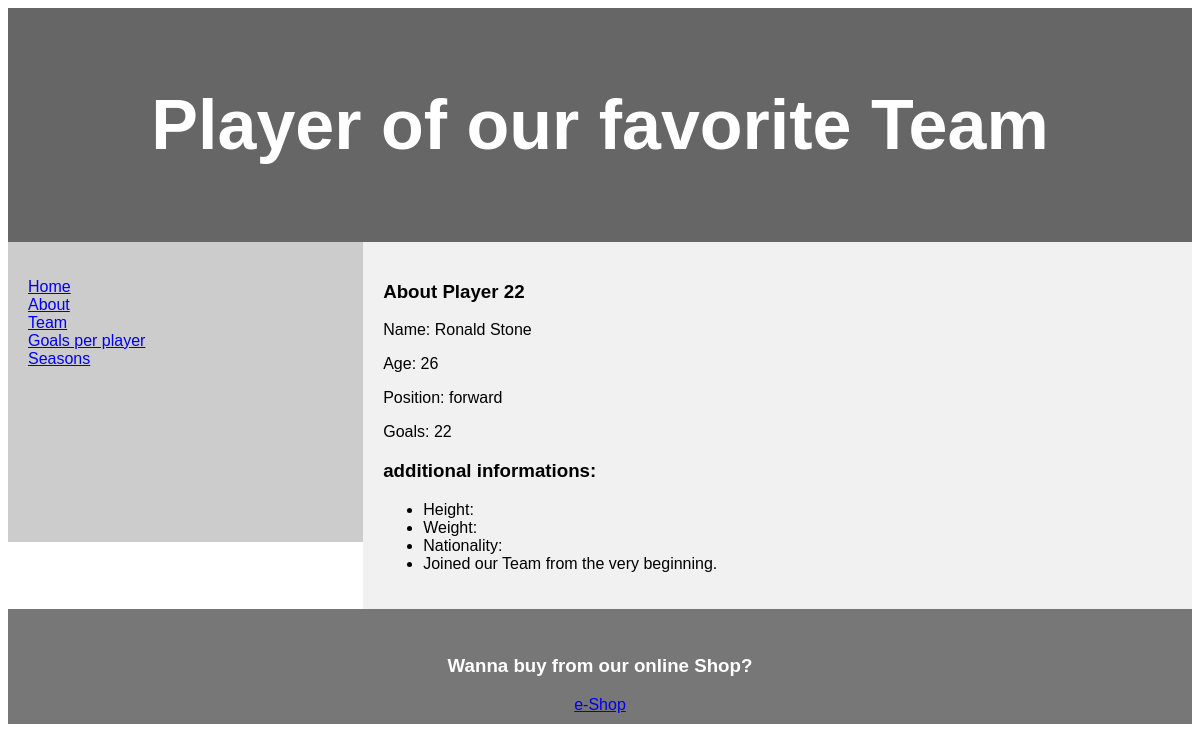
Before: /team/22/ with the older database file.
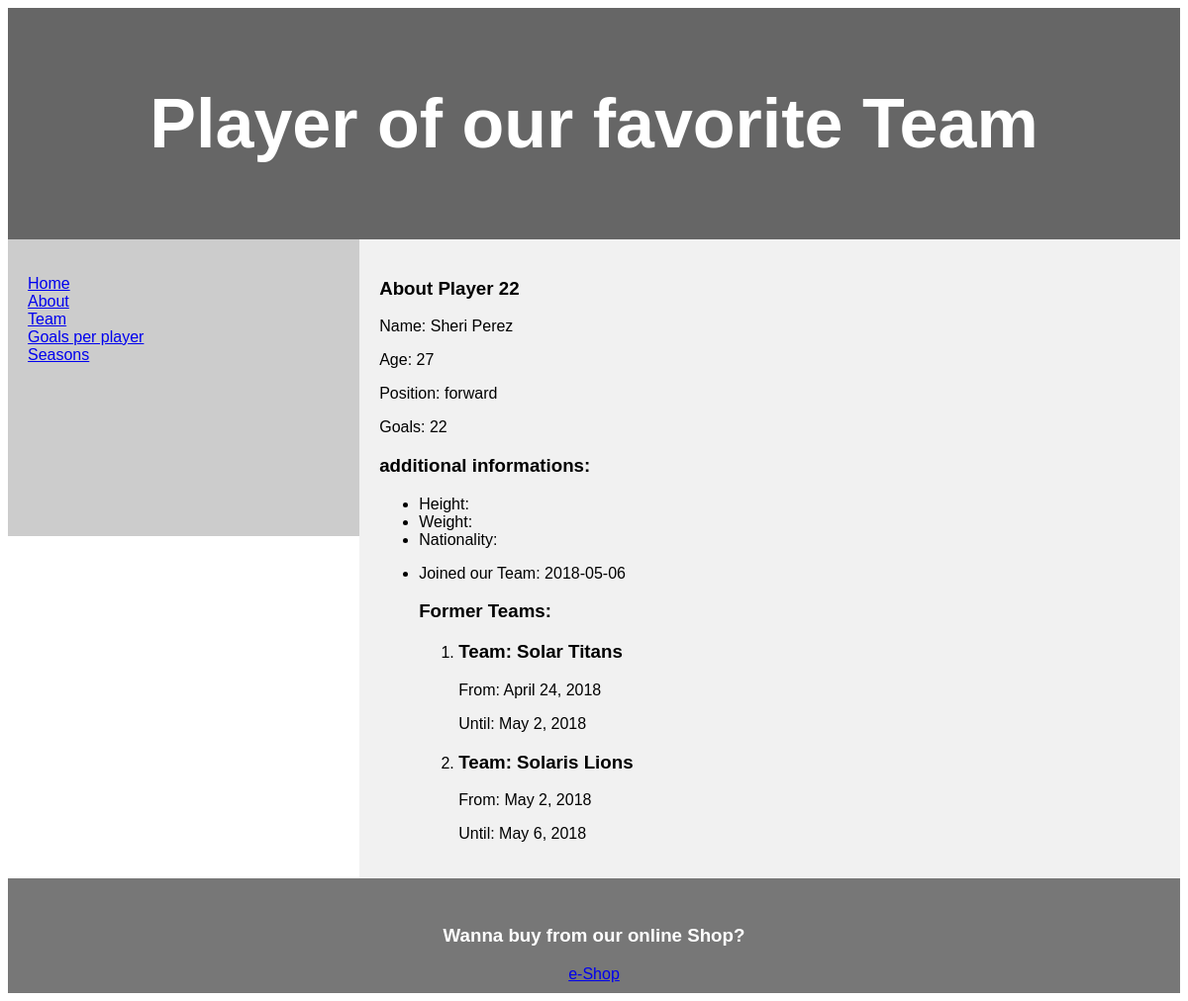
After: the same page with the newer database file.
### team/models.py (models this page shows, shortened)
class Player(models.Model):
    POSITIONS = [
        ("goalkeeper", "Goal Keeper"),
        ("forward", "Forward"),
        ("defense", "Midfielder"),
        ("striker", "Striker"),
        ("substitute", "Substitute")
    ]
    name = models.CharField(max_length=100)
    age = models.PositiveIntegerField()
    position = models.CharField(max_length=100, choices=POSITIONS)
    teams = models.ManyToManyField(Team, through="TeamReg")
    profile = models.OneToOneField(PlayerProfile, on_delete=models.CASCADE, null=True)

class TeamReg(models.Model):
    player = models.ForeignKey(Player, on_delete=models.CASCADE)
    team = models.ForeignKey(Team, on_delete=models.CASCADE)
    from_date = models.DateField()
    to_date = models.DateField()

class Team(models.Model):
    name = models.CharField(max_length=100)
    town = models.CharField(max_length=100)
    color = models.CharField(max_length=100)

### team/views.py (the view)
# urls.py: path("team/<int:player_id>/", PlayerPageView.as_view(), name="player_data"),
class PlayerPageView(TemplateView):
    template_name = "player.html"
    def get_context_data(self, player_id):
        player = Player.objects.get(id=player_id)
        context = {
            "player":player,
            "goals": GoalsScored.objects.filter(player=player).count(),
            "navs": mark_safe(top_links(reverse("player_data", args=[1]))),
            "foot": mark_safe(shop_link())
        }
        if player.teams.exists():
            context["teams"] = mark_safe(f"<p>Joined our Team: {player.teamreg_set.last().to_date}</p><h3>Former Teams:</h3>")
        else:
            context["teams"] = "Joined our Team from the very beginning."
        return context

### team/views.py (called while the page is built)
def shop_link():
    url=reverse("eshop_home")
    return f"""</br>
                <h3>Wanna buy from our online Shop?</h3>
                <a href={url}>e-Shop</a>"""

def top_links(exclude_request):
    urls =[
        (reverse("home_page"), "Home"),
        (reverse("about_page"), f"About"),
        (reverse("team_page"), f"Team"),
        (reverse("scores_page"), f"Goals per player"),
        (reverse("seasons_page"), f"Seasons")
    ]
    returnded_urls = ""
    for url in [url for url in urls if not url[0] == exclude_request]:
        returnded_urls += f"<a href={url[0]}>{url[1]}</a></br>"
    return returnded_urls

### team/templates/player.html
{% extends "basepage.html" %}
{% block head %}
Player of our favorite Team
{% endblock head %}
{% block nav %}
{{navs}}
{% endblock nav %}
{% block content %}
<h1>About Player {{player.id}}</h1>
<p>Name: {{player.name}}</p>
<p>Age: {{player.age}}</p>
<p>Position: {{player.position}}</p>
<p>Goals: {{goals}}</p>
<h3>additional informations:</h3>
<ul>
    <li>Height: {{player.profile.height}}</li>
    <li>Weight: {{player.profile.weight}}</li>
    <li>Nationality: {{player.profile.nationality}}</li>
    <li>{{teams}}</li>
    <ol>
        {% for team_reg in player.teamreg_set.all %}
        <li>
            <h3>Team: {{team_reg.team.name}}</h3>
            <p>From: {{team_reg.from_date}}</p>
            <p>Until: {{team_reg.to_date}}</p>
        </li>
        {% endfor %}
    </ol>
</ul>
{% endblock content %}
{% block foot %}
{{foot}}
{% endblock foot %}

Changed rows visible on the page:
changed Player "forward": name "Ronald Stone" → "Sheri Perez"; age "26" → "27"
added TeamReg: team.name "Solar Titans", from_date "April 24, 2018", to_date "May 2, 2018"
added TeamReg: team.name "Solaris Lions", from_date "May 2, 2018", to_date "May 6, 2018"
Other visible differences:
{{ teams }}: "Joined our Team from the very beginning." → "Joined our Team: 2018-05-06 Former Teams:"
